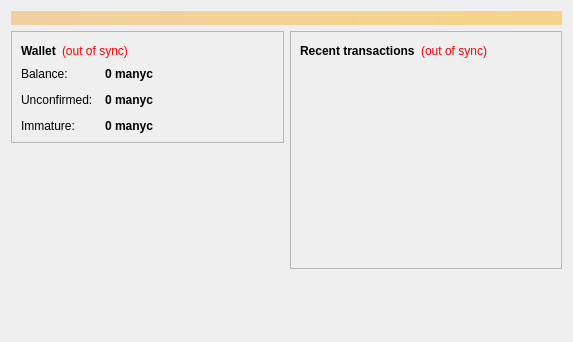
<?xml version="1.0" encoding="UTF-8"?>
<ui version="4.0">
 <class>OverviewPage</class>
 <widget class="QWidget" name="OverviewPage">
  <property name="geometry">
   <rect>
    <x>0</x>
    <y>0</y>
    <width>573</width>
    <height>342</height>
   </rect>
  </property>
  <property name="windowTitle">
   <string>Form</string>
  </property>
  <layout class="QVBoxLayout" name="topLayout">
   <item>
    <widget class="QLabel" name="labelAlerts">
     <property name="visible">
      <bool>false</bool>
     </property>
     <property name="styleSheet">
      <string notr="true">background-color: qlineargradient(x1: 0, y1: 0, x2: 1, y2: 0, stop:0 #F0D0A0, stop:1 #F8D488); color:#000000;</string>
     </property>
     <property name="wordWrap">
      <bool>true</bool>
     </property>
     <property name="margin">
      <number>3</number>
     </property>
    </widget>
   </item>
   <item>
    <layout class="QHBoxLayout" name="horizontalLayout" stretch="1,1">
     <item>
      <layout class="QVBoxLayout" name="verticalLayout_2">
       <item>
        <widget class="QFrame" name="frame">
         <property name="frameShape">
          <enum>QFrame::StyledPanel</enum>
         </property>
         <property name="frameShadow">
          <enum>QFrame::Raised</enum>
         </property>
         <layout class="QVBoxLayout" name="verticalLayout_4">
          <item>
           <layout class="QHBoxLayout" name="horizontalLayout_4">
            <item>
             <widget class="QLabel" name="label_5">
              <property name="font">
               <font>
                <weight>75</weight>
                <bold>true</bold>
               </font>
              </property>
              <property name="text">
               <string>Wallet</string>
              </property>
             </widget>
            </item>
            <item>
             <widget class="QLabel" name="labelWalletStatus">
              <property name="toolTip">
               <string>The displayed information may be out of date. Your wallet automatically synchronizes with the manycoin network after a connection is established, but this process has not completed yet.</string>
              </property>
              <property name="styleSheet">
               <string notr="true">QLabel { color: red; }</string>
              </property>
              <property name="text">
               <string notr="true">(out of sync)</string>
              </property>
              <property name="alignment">
               <set>Qt::AlignLeading|Qt::AlignLeft|Qt::AlignVCenter</set>
              </property>
             </widget>
            </item>
            <item>
             <spacer name="horizontalSpacer_2">
              <property name="orientation">
               <enum>Qt::Horizontal</enum>
              </property>
              <property name="sizeHint" stdset="0">
               <size>
                <width>40</width>
                <height>20</height>
               </size>
              </property>
             </spacer>
            </item>
           </layout>
          </item>
          <item>
           <layout class="QFormLayout" name="formLayout_2">
            <property name="fieldGrowthPolicy">
             <enum>QFormLayout::AllNonFixedFieldsGrow</enum>
            </property>
            <property name="horizontalSpacing">
             <number>12</number>
            </property>
            <property name="verticalSpacing">
             <number>12</number>
            </property>
            <item row="0" column="0">
             <widget class="QLabel" name="label">
              <property name="text">
               <string>Balance:</string>
              </property>
             </widget>
            </item>
            <item row="0" column="1">
             <widget class="QLabel" name="labelBalance">
              <property name="font">
               <font>
                <weight>75</weight>
                <bold>true</bold>
               </font>
              </property>
              <property name="cursor">
               <cursorShape>IBeamCursor</cursorShape>
              </property>
              <property name="toolTip">
               <string>Your current balance</string>
              </property>
              <property name="text">
               <string notr="true">0 manyc</string>
              </property>
              <property name="textInteractionFlags">
               <set>Qt::LinksAccessibleByMouse|Qt::TextSelectableByKeyboard|Qt::TextSelectableByMouse</set>
              </property>
             </widget>
            </item>
            <item row="1" column="0">
             <widget class="QLabel" name="label_3">
              <property name="text">
               <string>Unconfirmed:</string>
              </property>
             </widget>
            </item>
            <item row="1" column="1">
             <widget class="QLabel" name="labelUnconfirmed">
              <property name="font">
               <font>
                <weight>75</weight>
                <bold>true</bold>
               </font>
              </property>
              <property name="cursor">
               <cursorShape>IBeamCursor</cursorShape>
              </property>
              <property name="toolTip">
               <string>Total of transactions that have yet to be confirmed, and do not yet count toward the current balance</string>
              </property>
              <property name="text">
               <string notr="true">0 manyc</string>
              </property>
              <property name="textInteractionFlags">
               <set>Qt::LinksAccessibleByMouse|Qt::TextSelectableByKeyboard|Qt::TextSelectableByMouse</set>
              </property>
             </widget>
            </item>
            <item row="2" column="0">
             <widget class="QLabel" name="labelImmatureText">
              <property name="text">
               <string>Immature:</string>
              </property>
             </widget>
            </item>
            <item row="2" column="1">
             <widget class="QLabel" name="labelImmature">
              <property name="font">
               <font>
                <weight>75</weight>
                <bold>true</bold>
               </font>
              </property>
              <property name="toolTip">
               <string>Mined balance that has not yet matured</string>
              </property>
              <property name="text">
               <string notr="true">0 manyc</string>
              </property>
              <property name="textInteractionFlags">
               <set>Qt::LinksAccessibleByMouse|Qt::TextSelectableByKeyboard|Qt::TextSelectableByMouse</set>
              </property>
             </widget>
            </item>
           </layout>
          </item>
         </layout>
        </widget>
       </item>
       <item>
        <spacer name="verticalSpacer">
         <property name="orientation">
          <enum>Qt::Vertical</enum>
         </property>
         <property name="sizeHint" stdset="0">
          <size>
           <width>20</width>
           <height>40</height>
          </size>
         </property>
        </spacer>
       </item>
      </layout>
     </item>
     <item>
      <layout class="QVBoxLayout" name="verticalLayout_3">
       <item>
        <widget class="QFrame" name="frame_2">
         <property name="frameShape">
          <enum>QFrame::StyledPanel</enum>
         </property>
         <property name="frameShadow">
          <enum>QFrame::Raised</enum>
         </property>
         <layout class="QVBoxLayout" name="verticalLayout">
          <item>
           <layout class="QHBoxLayout" name="horizontalLayout_2">
            <item>
             <widget class="QLabel" name="label_4">
              <property name="text">
               <string>&lt;b&gt;Recent transactions&lt;/b&gt;</string>
              </property>
             </widget>
            </item>
            <item>
             <widget class="QLabel" name="labelTransactionsStatus">
              <property name="toolTip">
               <string>The displayed information may be out of date. Your wallet automatically synchronizes with the manycoin network after a connection is established, but this process has not completed yet.</string>
              </property>
              <property name="styleSheet">
               <string notr="true">QLabel { color: red; }</string>
              </property>
              <property name="text">
               <string notr="true">(out of sync)</string>
              </property>
              <property name="alignment">
               <set>Qt::AlignRight|Qt::AlignTrailing|Qt::AlignVCenter</set>
              </property>
             </widget>
            </item>
            <item>
             <spacer name="horizontalSpacer">
              <property name="orientation">
               <enum>Qt::Horizontal</enum>
              </property>
              <property name="sizeHint" stdset="0">
               <size>
                <width>40</width>
                <height>20</height>
               </size>
              </property>
             </spacer>
            </item>
           </layout>
          </item>
          <item>
           <widget class="QListView" name="listTransactions">
            <property name="styleSheet">
             <string notr="true">QListView { background: transparent; }</string>
            </property>
            <property name="frameShape">
             <enum>QFrame::NoFrame</enum>
            </property>
            <property name="verticalScrollBarPolicy">
             <enum>Qt::ScrollBarAlwaysOff</enum>
            </property>
            <property name="horizontalScrollBarPolicy">
             <enum>Qt::ScrollBarAlwaysOff</enum>
            </property>
            <property name="selectionMode">
             <enum>QAbstractItemView::NoSelection</enum>
            </property>
           </widget>
          </item>
         </layout>
        </widget>
       </item>
       <item>
        <spacer name="verticalSpacer_2">
         <property name="orientation">
          <enum>Qt::Vertical</enum>
         </property>
         <property name="sizeHint" stdset="0">
          <size>
           <width>20</width>
           <height>40</height>
          </size>
         </property>
        </spacer>
       </item>
      </layout>
     </item>
    </layout>
   </item>
  </layout>
 </widget>
 <resources/>
 <connections/>
</ui>
